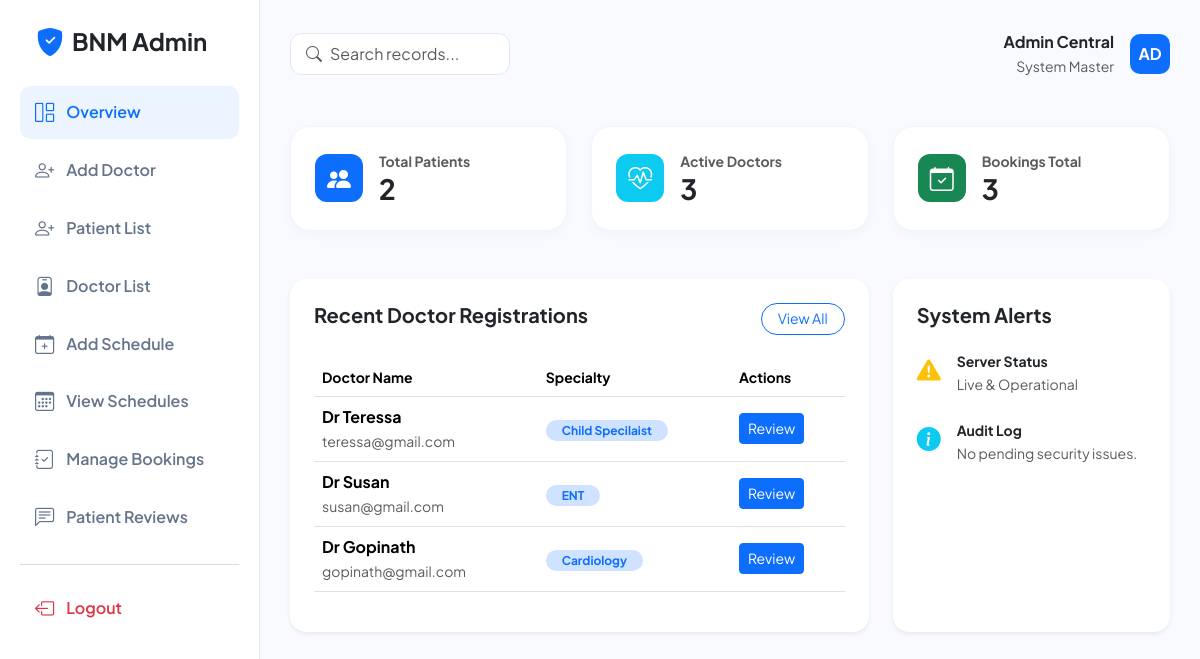
Screenshot of /admin-dashboard/ with the database file from the repository.
### new_app/models.py (models this page shows, shortened)
class Doctor(models.Model):
    reg_user = models.OneToOneField(Register, on_delete=models.CASCADE, related_name='doctor_profile')
    doctor_name = models.CharField(max_length=50)
    specialization = models.CharField(max_length=100)
    email = models.EmailField()
    image = models.ImageField(upload_to='doctors/')

### new_app/admin_views.py (the view)
# urls.py: path('admin-dashboard/', admin_views.admin_viewbase, name='admin_viewbase'),
def admin_viewbase(request):
    total_patients = Patient.objects.count()
    active_doctors = Doctor.objects.count()
    bookings_today = Booking.objects.all().count()
    recent_doctors = Doctor.objects.all().order_by('-id')[:5]
    patients_list = Patient.objects.all().order_by('-id')
    context = {
        'patient_count': total_patients,
        'doctor_count': active_doctors,
        'booking_count': bookings_today,
        'recent_doctors': recent_doctors,
        'patients': patients_list,
    }
    return render(request, 'admin/admin_viewbase.html', context)

### templates/admin/admin_viewbase.html (shortened to what this page needs)
<!DOCTYPE html>
<html lang="en">
<head>
    <link href="https://cdn.jsdelivr.net/npm/bootstrap@5.3.2/dist/css/bootstrap.min.css" rel="stylesheet">
    <link rel="stylesheet" href="https://cdn.jsdelivr.net/npm/bootstrap-icons@1.11.1/font/bootstrap-icons.css">
</head>
<body>
    <div class="sidebar">
        <div class="d-flex align-items-center mb-4 px-3">
            <i class="bi bi-shield-fill-check text-primary fs-3 me-2"></i>
            <span class="fw-bold fs-4">BNM Admin</span>
        </div>
        <nav class="nav flex-column">
            <a class="nav-link active" href="{% url 'admin_viewbase' %}">
                <i class="bi bi-grid-1x2"></i> Overview
            </a>
            <a class="nav-link" href="{% url 'add_doctor' %}">
                <i class="bi bi-person-plus"></i> Add Doctor
            </a>
            <a class="nav-link" href="{% url 'admin_viewpatient' %}">
                <i class="bi bi-person-plus"></i> Patient List
            </a>
            <a class="nav-link" href="{% url 'doctor_view' %}">
                <i class="bi bi-person-badge"></i> Doctor List
            </a>
            <a class="nav-link" href="{% url 'add_schedule' %}">
                <i class="bi bi-calendar-plus"></i> Add Schedule
            </a>
            <a class="nav-link" href="{% url 'view_schedule' %}">
                <i class="bi bi-calendar3"></i> View Schedules
            </a>
            <a class="nav-link" href="{% url 'admin_view_bookings' %}">
                <i class="bi bi-journal-check"></i> Manage Bookings
            </a>
            <a class="nav-link" href="{% url 'view_review' %}">
                <i class="bi bi-chat-left-text"></i> Patient Reviews
            </a>
            <hr class="text-secondary opacity-25">
            <a class="nav-link text-danger" href="{% url 'logout_view' %}">
                <i class="bi bi-box-arrow-left"></i> Logout
            </a>
        </nav>
    </div>
    <main class="main-content">
        <header class="d-flex justify-content-between align-items-center mb-5">
            <div class="search-bar d-none d-md-flex align-items-center w-25">
                <i class="bi bi-search text-muted me-2"></i>
                <input type="text" class="form-control border-0 bg-transparent p-0" placeholder="Search records...">
            </div>
            <div class="d-flex align-items-center gap-3">
                <div class="text-end d-none d-sm-block">
                    <p class="mb-0 fw-bold">Admin Central</p>
                    <small class="text-muted">System Master</small>
                </div>
                <div class="admin-avatar">AD</div>
            </div>
        </header>
        <div class="row g-4 mb-5">
            <div class="col-md-4">
                <div class="stat-card">
                    <div class="d-flex align-items-center gap-3">
                        <div class="icon-shape"><i class="bi bi-people-fill"></i></div>
                        <div>
                            <p class="text-muted small mb-0 fw-bold">Total Patients</p>
                            <h3 class="fw-bold mb-0">{{ patient_count|default:"0" }}</h3>
                        </div>
                    </div>
                </div>
            </div>
            <div class="col-md-4">
                <div class="stat-card">
                    <div class="d-flex align-items-center gap-3">
                        <div class="icon-shape bg-info"><i class="bi bi-heart-pulse"></i></div>
                        <div>
                            <p class="text-muted small mb-0 fw-bold">Active Doctors</p>
                            <h3 class="fw-bold mb-0">{{ doctor_count|default:"0" }}</h3>
                        </div>
                    </div>
                </div>
            </div>
            <div class="col-md-4">
                <div class="stat-card">
                    <div class="d-flex align-items-center gap-3">
                        <div class="icon-shape bg-success"><i class="bi bi-calendar-check"></i></div>
                        <div>
                            <p class="text-muted small mb-0 fw-bold">Bookings Total</p>
                            <h3 class="fw-bold mb-0">{{ booking_count|default:"0" }}</h3>
                        </div>
                    </div>
                </div>
            </div>
        </div>
        <div class="row">
            <div class="col-lg-8">
                <div class="card border-0 rounded-4 shadow-sm p-4">
                    <div class="d-flex justify-content-between mb-4">
                        <h5 class="fw-bold text-dark">Recent Doctor Registrations</h5>
                        <a href="{% url 'doctor_view' %}" class="btn btn-sm btn-outline-primary rounded-pill px-3">View All</a>
                    </div>
                    <div class="table-responsive">
                        <table class="table table-hover align-middle">
                            <thead class="text-muted small">
                                <tr>
                                    <th>Doctor Name</th>
                                    <th>Specialty</th>
                                    <th>Actions</th>
                                </tr>
                            </thead>
                            <tbody>
                                {% for doc in recent_doctors %}
                                <tr>
                                    <td>
                                        <div class="fw-bold">{{ doc.doctor_name }}</div>
                                        <small class="text-muted">{{ doc.email }}</small>
                                    </td>
                                    <td><span class="badge bg-primary-subtle text-primary rounded-pill px-3">{{ doc.specialization }}</span></td>
                                    <td>
                                        <a href="{% url 'doctor_view' %}" class="btn btn-sm btn-primary">Review</a>
                                    </td>
                                </tr>
                                {% empty %}
                                <tr>
                                    <td colspan="3" class="text-center py-4 text-muted small">No recent registrations found.</td>
                                </tr>
                                {% endfor %}
                            </tbody>
                        </table>
                    </div>
                </div>
            </div>
            <div class="col-lg-4">
                <div class="card border-0 rounded-4 shadow-sm p-4 h-100">
                    <h5 class="fw-bold mb-4">System Alerts</h5>
                    <div class="d-flex gap-3 mb-4">
                        <div class="text-warning fs-4"><i class="bi bi-exclamation-triangle-fill"></i></div>
                        <div>
                            <p class="mb-0 fw-bold small">Server Status</p>
                            <small class="text-muted">Live & Operational</small>
                        </div>
                    </div>
                    <div class="d-flex gap-3">
                        <div class="text-info fs-4"><i class="bi bi-info-circle-fill"></i></div>
                        <div>
                            <p class="mb-0 fw-bold small">Audit Log</p>
                            <small class="text-muted">No pending security issues.</small>
                        </div>
                    </div>
                </div>
            </div>
        </div>
    </main>
</body>
</html>

### templates/admin/admin_viewbase.html (style rules this page uses)
:root { --sidebar-width: 260px; --primary-blue: #0d6efd; --bg-light: #f8faff; --text-muted: #64748b; }
body { background-color: var(--bg-light); font-family: 'Plus Jakarta Sans', sans-serif; overflow-x: hidden; }
.sidebar { width: var(--sidebar-width); height: 100vh; background: #ffffff; position: fixed; border-right: 1px solid #e2e8f0; padding: 20px; z-index: 1000; }
.main-content { margin-left: var(--sidebar-width); padding: 30px; }
.nav-link { display: flex; align-items: center; padding: 12px 15px; color: var(--text-muted); border-radius: 10px; margin-bottom: 5px; font-weight: 600; transition: 0.2s; text-decoration: none; }
.nav-link:hover, .nav-link.active { background-color: rgba(13, 110, 253, 0.08); color: var(--primary-blue); }
.nav-link i { font-size: 1.2rem; margin-right: 12px; }
.stat-card { background: white; border: none; border-radius: 20px; padding: 24px; box-shadow: 0 4px 12px rgba(0,0,0,0.03); border: 1px solid #f1f5f9; }
.icon-shape { width: 48px; height: 48px; background: var(--primary-blue); color: white; border-radius: 12px; display: flex; align-items: center; justify-content: center; font-size: 1.5rem; }
.search-bar { background: white; border: 1px solid #e2e8f0; border-radius: 12px; padding: 8px 15px; }
.admin-avatar { width: 40px; height: 40px; border-radius: 10px; background: var(--primary-blue); color: white; display: flex; align-items: center; justify-content: center; font-weight: 700; }

### rows the page displays
Doctor: doctor_name "Dr Teressa", email "teressa@gmail.com", specialization "Child Specilaist"
Doctor: doctor_name "Dr Susan", email "susan@gmail.com", specialization "ENT"
Doctor: doctor_name "Dr Gopinath", email "gopinath@gmail.com", specialization "Cardiology"

### other values shown
{{ patient_count|default:"0" }} "2"
{{ doctor_count|default:"0" }} "3"
{{ booking_count|default:"0" }} "3"
